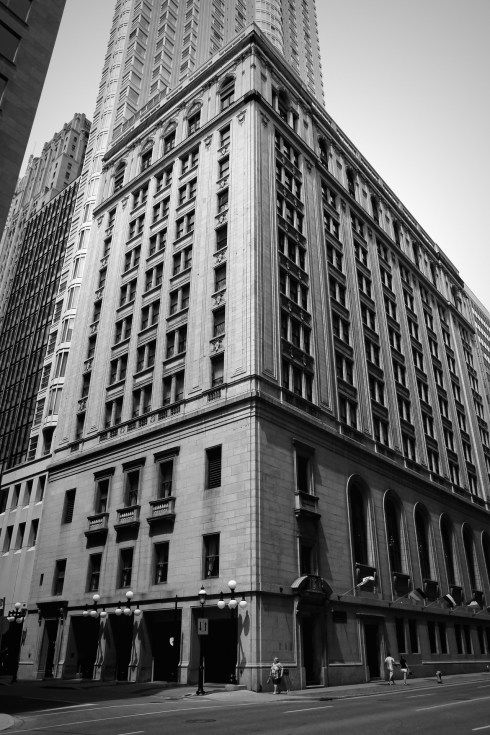
#> input picture Third.jpg, 490 x 735 px, found by its file name
$ python Show_gist.py
#> lines starting #> are read from the running program, lines starting #| are printed output that depends on the picture
import os
import cv2
import numpy as np
import matplotlib.pyplot as plt

def load_and_plot_image_with_histogram(image_path):
    """Загружает изображение и отображает его с гистограммой"""
#> called with image_path = 'OI_LR2\\Third.jpg'
    # Проверка существования файла
    if not os.path.exists(image_path):
        print(f"Ошибка: файл {image_path} не найден!")
        return

    # Загрузка изображения
    img = cv2.imread(image_path, cv2.IMREAD_GRAYSCALE)
#> img is the input picture: shape (735, 490); min 0, max 255, mean 107.4
    if img is None:
        print(f"Ошибка: не удалось загрузить изображение {image_path}")
        return

    # Создание фигуры
    plt.figure(figsize=(12, 6))

    # Отображение изображения
    plt.subplot(1, 2, 1)
    plt.imshow(img, cmap='gray')
    plt.title(f"Изображение: {os.path.basename(image_path)}")
    plt.axis('off')

    # Вычисление и отображение гистограммы
    plt.subplot(1, 2, 2)
    hist = cv2.calcHist([img], [0], None, [256], [0, 256])
#> hist = 256 values, max 5827 at index 4, min 23 at index 254, mean 1406.8
    plt.bar(range(256), hist.ravel(), width=1.0)
    plt.title("Гистограмма")
    plt.xlabel("Яркость")
    plt.ylabel("Количество пикселей")
    plt.xlim([0, 255])

    plt.tight_layout()
    plt.show()
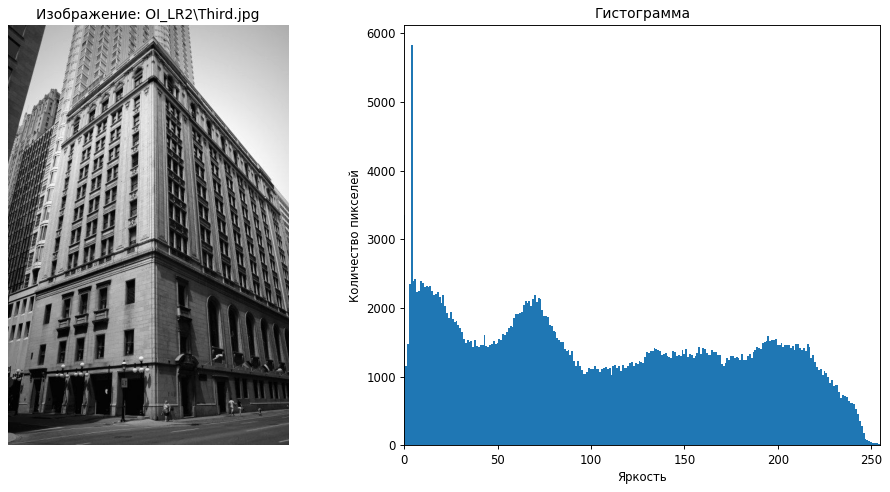
#> figure drawn by matplotlib, 2 panels; panel 2: tallest bar 5827 high, from x = 3.5 to 4.5

# Пример использования
if __name__ == "__main__":
    # Путь к обработанному изображению (измените на свой)
    image_path = "OI_LR2\Third.jpg"

    # Запуск визуализации
    load_and_plot_image_with_histogram(image_path)

    # Для удобства можно добавить интерактивный ввод:
    user_path = input("Введите путь к изображению (или нажмите Enter для стандартного пути): ")
#> the answer given: Third.jpg
    if user_path.strip():
        load_and_plot_image_with_histogram(user_path)
#> call 2 of load_and_plot_image_with_histogram, with image_path = 'Third.jpg'
#> in load_and_plot_image_with_histogram (call 2), `plt.show()`:
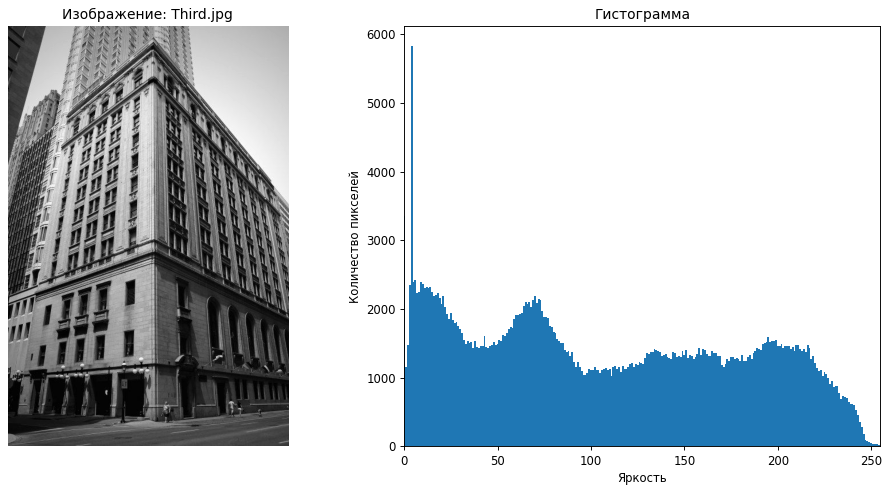
#> figure drawn by matplotlib, 2 panels; panel 2: tallest bar 5827 high, from x = 3.5 to 4.5

$ run again, with First.jpg copied over Third.jpg
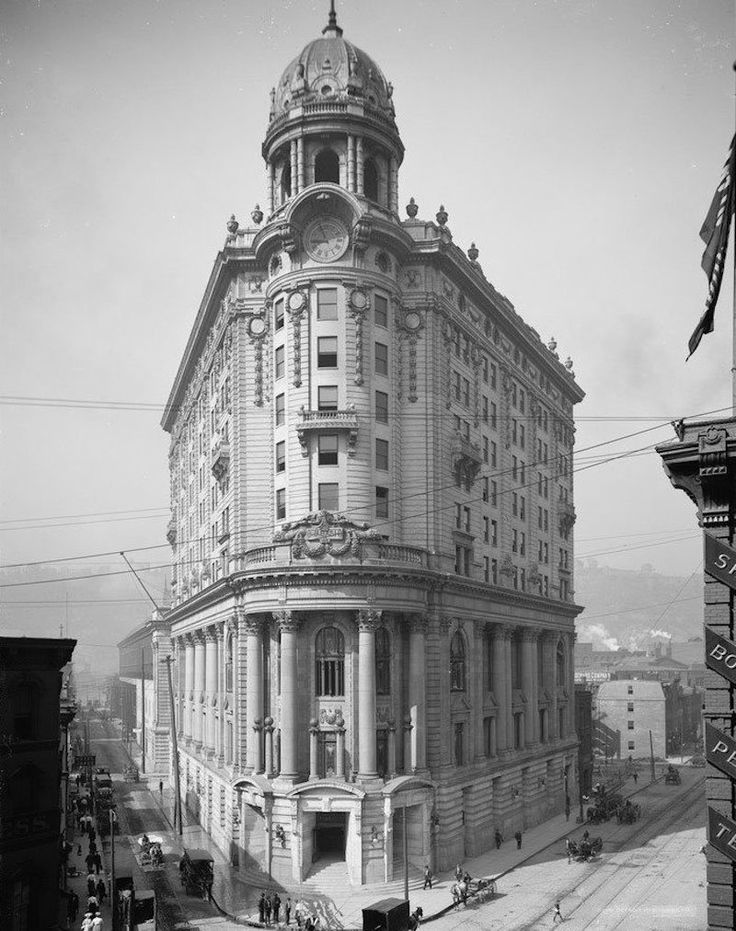
#> input picture First.jpg, 736 x 931 px, found by its file name
#> in load_and_plot_image_with_histogram, img is the input picture: shape (931, 736); min 0, max 255, mean 151.5
#> hist = 256 values, max 12598 at index 211, min 21 at index 254, mean 2676.6
#> in load_and_plot_image_with_histogram, `plt.show()`:
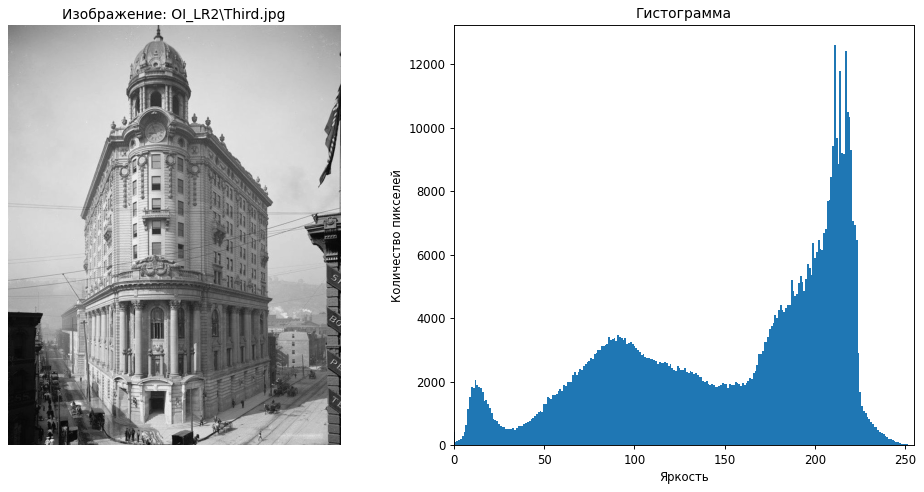
#> figure drawn by matplotlib, 2 panels; panel 2: tallest bar 12598 high, from x = 210.5 to 211.5

$ run again, with Fourth.jpg copied over Third.jpg
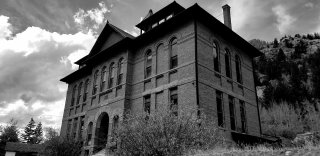
#> input picture Fourth.jpg, 320 x 156 px, found by its file name
#> in load_and_plot_image_with_histogram, img is the input picture: shape (156, 320); min 0, max 255, mean 95.3
#> hist = 256 values, max 2575 at index 0, min 38 at index 230, mean 195
#> in load_and_plot_image_with_histogram, `plt.show()`:
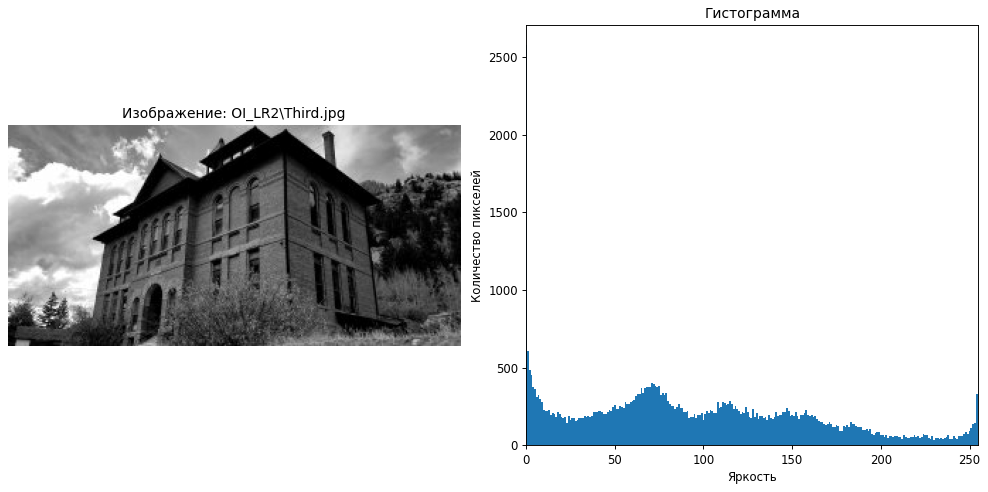
#> figure drawn by matplotlib, 2 panels; panel 2: tallest bar 2575 high, from x = -0.5 to 0.5

$ run again, with Second.jpg copied over Third.jpg
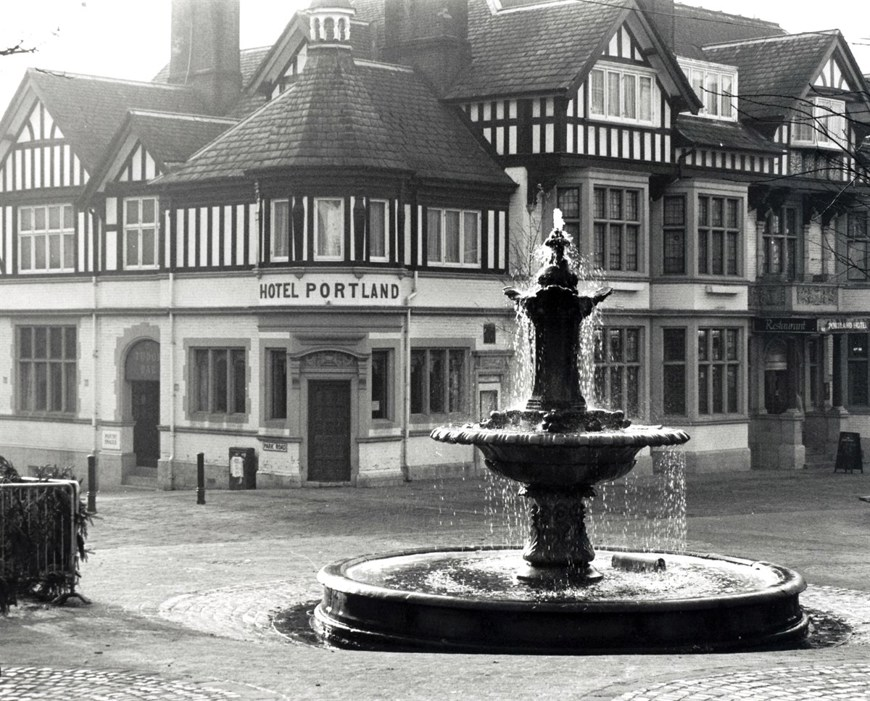
#> input picture Second.jpg, 870 x 701 px, found by its file name
#> hist = 256 values, max 20859 at index 255, min 375 at index 0, mean 2382.3
#> in load_and_plot_image_with_histogram, `plt.show()`:
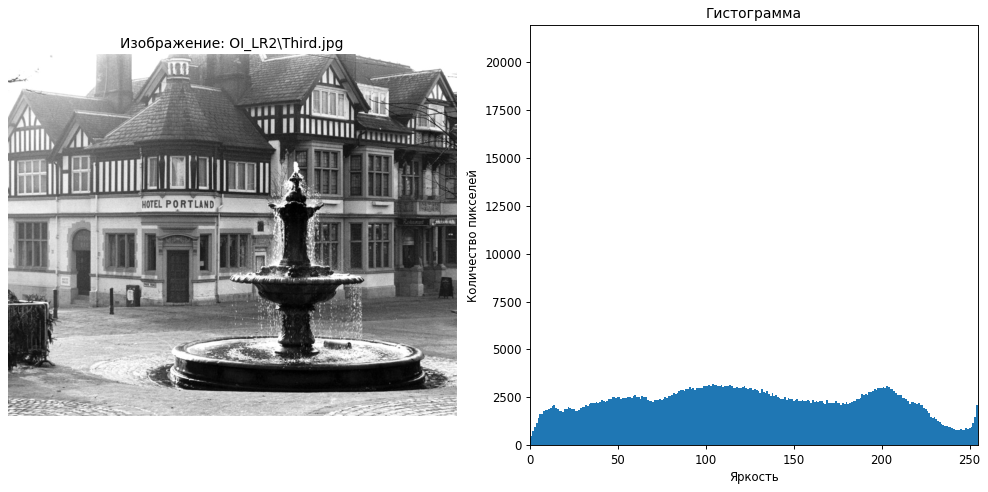
#> figure drawn by matplotlib, 2 panels; panel 2: tallest bar 20859 high, from x = 254.5 to 255.5
